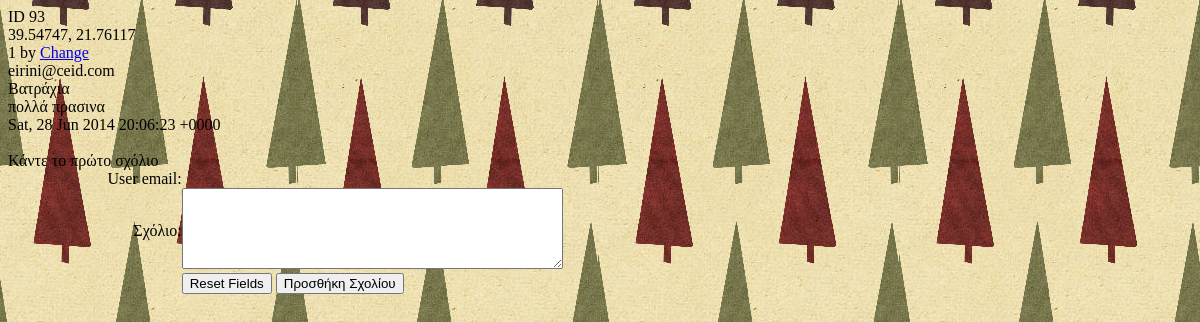
The app's page /report/?id=93 with its own data.
### tables this page shows
CREATE TABLE IF NOT EXISTS `reports` (
  `report_id` int(10) NOT NULL AUTO_INCREMENT,
  `category` varchar(50) NOT NULL,
  `geolocation` varchar(80) NOT NULL,
  `description` text NOT NULL,
  `foto_1` varchar(80) NOT NULL,
  `foto_2` varchar(80) NOT NULL,
  `foto_3` varchar(80) NOT NULL,
  `foto_4` varchar(80) NOT NULL,
  `situation` varchar(50) NOT NULL,
  `time` timestamp NOT NULL DEFAULT CURRENT_TIMESTAMP,
  `timefix` timestamp NOT NULL DEFAULT '0000-00-00 00:00:00',
  `username` varchar(50) NOT NULL,
  `sit_username` varchar(50) NOT NULL,
  PRIMARY KEY (`report_id`)
);

### report/index.php (the view, shortened to what this page needs)
<!DOCTYPE HTML>
<html>
<head>
	<link rel="stylesheet" type="text/css" href="../styles.css">
	<link rel="stylesheet" href="http://cdn.leafletjs.com/leaflet-0.7.2/leaflet.css" />
</head>
<body>
ID <?php echo $_GET["id"];
	$id = $_GET["id"];
	 ?><br>
<?php
	$hostname="localhost";
	$username="web";
	$password="web2014";
	$database="web14";
	$con=mysqli_connect($hostname,$username,$password,$database);
	$sql="SELECT * FROM `reports` WHERE `report_id`=$id";
	$query = mysqli_query($con,$sql);
	$row = mysqli_fetch_array($query);
	echo $row['geolocation'];
	echo '<br>';?>
    <?php
	echo $row['situation'];
	echo ' by ';
	echo '<a href="../situation.php?id=';
    echo $id;
    echo '"> Change</a>';
	echo '<br>';
	echo $row['username'];
	echo '<br>';
	echo  $row['category'];
	echo '<br>';
	echo  $row['description'];
	echo '<br>';
	echo  date("D, d M Y H:i:s O", strtotime($row['time']));
	echo '<br><div style="width: 100%">';
	echo '</div>';
    $sql="SELECT * FROM `comments` WHERE `report_id`=$id ORDER BY `comment_id`";
    $info = mysqli_query($con,$sql);
    $info_rows = mysqli_num_rows($info);
	if($info_rows > 0) {
		echo '<h5>Σχόλια:</h5>';
		echo '<table width="95%">';
		while($info2 = mysqli_fetch_object($info)) {
			echo '<tr>';
			echo '<td>"'.htmlspecialchars(stripslashes($info2->comment_id)).'" by: '.htmlspecialchars(stripslashes($info2->user_email)).'</td> <td><div align="right"> @ '.date("D, d M Y H:i:s O", strtotime($info2->timestamp)).'</div></td>';
			echo '</tr><tr>';
			echo '<td colspan="2"> '.htmlspecialchars(stripslashes(nl2br($info2->comment))).' </td>';
			echo '</tr>';
		}
		echo '</table>';
		echo '<hr width="95%" noshade>';
	} else echo 'Κάντε το πρώτο σχόλιο <br>';
if(isset($_POST['submit'])) {
  if(!addslashes($_POST['comment']))  die('<u>ERROR:</u> cannot add comment if you do not enter one!?');
$q ="INSERT INTO `comments` (report_id, user_email, user_id, comment)
VALUES ('".$id."', '".$_SESSION['email']."', '".$_SESSION['user_id']."', '".addslashes(htmlspecialchars(nl2br($_POST['comment'])))."')";
$q2 = mysqli_query($con,$q);
  if(!$q2) die(mysql_error());
header('Location: http://' . $_SERVER['HTTP_HOST'] . $_POST['page'] .'/web/report/?id='.$id. "#comments");
} else {
?>
<form name="comments" action="<? $_SERVER['PHP_SELF']; ?>" method="post">
<table width="90%" border="0" cellspacing="0" cellpadding="0">
   <tr>
      <td><div align="right">User email:   </div></td>
       <td><? echo($_SESSION['email']); ?></td>
   </tr>
    <tr>
      <td><div align="right">Σχόλιο:   </div></td>
      <td><textarea name="comment" cols="45" rows="5" wrap="VIRTUAL"></textarea></td>
    </tr>
    <tr>
      <td></td>
      <td colspan="2"><input type="reset" value="Reset Fields">
        <input type="submit" name="submit" value="Προσθήκη Σχολίου"></td>
    </tr>
  </table>
</form>
<?
}
?>
</body>
</html>

### styles.css (style rules this page uses)
body { background:#FFFF99 url("images.jpg") right top; }

### records on screen
reports: geolocation "39.54747, 21.76117", situation "1", username "eirini@ceid.com", category "Βατράχια", description "πολλά πρασινα", time "Sat, 28 Jun 2014 20:06:23 +0000"

### other values on screen
$_GET["id"] "93"
